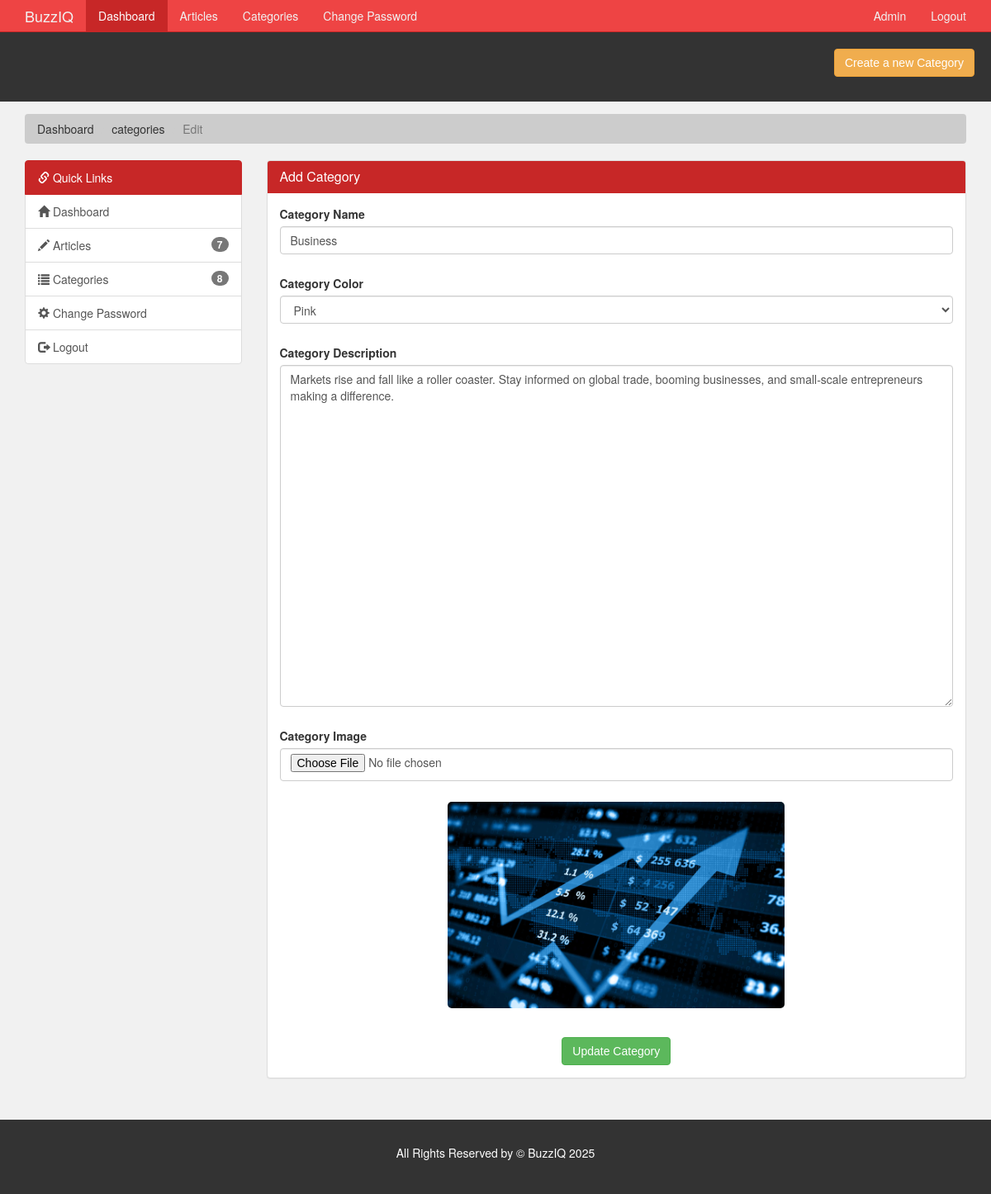
Screenshot of /admin/edit-category.php?id=5 (signed in) with the database file from the repository.
### tables this page shows
CREATE TABLE `category` (
  `category_id` int(11) NOT NULL,
  `category_name` varchar(45) NOT NULL,
  `category_color` varchar(35) NOT NULL,
  `category_image` varchar(250) NOT NULL,
  `category_description` varchar(350) NOT NULL
);

### admin/edit-category.php (the view, shortened to what this page needs)
<?php
  require('./includes/nav.inc.php');
  if(isset($_GET['id'])) {
    $category_id = $_GET['id'];
  }else {
    redirect('./categories.php');
  }
?>
<section id="breadcrumb">
  <div class="container">
    <ol class="breadcrumb">
      <li><a href="./index.php">Dashboard</a></li>
      <li><a href="./categories.php">categories</a></li>
      <li class="active">Edit</li>
    </ol>
  </div>
</section>
<section id="main">
  <div class="container">
    <div class="row">
      <?php
        $sql = "SELECT *
                FROM category
                WHERE category_id = {$category_id}";
        $result = mysqli_query($con,$sql);
        $data = mysqli_fetch_assoc($result);
        $category_name = $data['category_name'];
        $category_desc = $data['category_description'];
        $category_color = $data['category_color'];
        $category_image = $data['category_image'];
        require('./includes/quick-links.inc.php');
      ?>
      <div class="col-md-9">
        <div class="panel panel-default">
          <div class="panel-heading main-color-bg">
            <h3 class="panel-title">Add Category</h3>
          </div>
          <div class="panel-body">
            <form method="post" id="edit_form" enctype="multipart/form-data">
              <div class="form-group">
                <label>Category Name</label>
                <input type="text" autocomplete="off" class="form-control" placeholder="Category Name"
                  name="category_title" id="category_title" required value="<?php echo $category_name ?>" />
                <p id="error-title" class="error-msg text-danger"></p>
              </div>
              <div class="form-group">
                <label>Category Color</label>
                <select name="category_color" class="form-control" id="category_color">
                  <?php
                    $pink = "";
                    if($category_color == "tag-pink") {
                      $pink = "selected";
                    }
                  ?>
                  <option value="tag-pink" <?php echo $pink; ?>>Pink</option>
                </select>
                <p id="error-cat" class="error-msg text-danger"></p>
              </div>
              <div class="form-group">
                <label>Category Description</label>
                <textarea name="category_desc" autocomplete="off" id="category_desc" class="form-control"
                  placeholder="Category Description" rows="20" min="150"
                  required><?php echo $category_desc ?></textarea>
                <p id="error-desc" class="error-msg text-danger"></p>
              </div>
              <div class="form-group">
                <label>Category Image</label>
                <input type="file" class="form-control" placeholder="Category Image" name="category_img"
                  id="category_img" accept="image/*" />
                <p id="error-img" class="error-msg text-danger"></p>
              </div>
              <div class="form-group text-center">
                <img src="../assets/images/category/<?php echo $category_image ?>" class="image_preview"
                  id="image_preview" />
              </div>
              <br>
              <div class="text-center">
                <button type="submit" name="submit" class="btn btn-success">Update Category</button>
              </div>
            </form>
          </div>
        </div>
      </div>
    </div>
  </div>
</section>
<?php
  require('./includes/footer.inc.php')
?>

### assets/css/partials/4-component.css (style rules this page uses)
.container { width: 100%; padding-right: 15px; padding-left: 15px; margin-right: auto; margin-left: auto; }
.btn { display: inline-block; border: none; background: var(--dark-color); color: #fff; text-decoration: none; font-family: var(--ff-nunito); padding: 0.5rem 0.75rem; border-radius: var(--border-radius); transition: all 200ms ease-in-out; }

### assets/css/admin/style.css (style rules this page uses)
body { background: var(--light-color); }
.main-color-bg { background-color: var(--primary-color) !important; border-color: var(--primary-color) !important; color: #ffffff !important; }
.breadcrumb { background: #cccccc; color: #333333; }
.breadcrumb a { color: #333333; }
#main { min-height: 57.2vh; }
input[type="file"] { padding-bottom: 3.2rem; }
.image_preview { width: 50%; margin-left: auto; height: 250px; object-fit: cover; border-radius: var(--border-radius); }
.error-msg { padding-left: 1rem; padding-top: 1rem; font-weight: bold; }

### assets/css/partials/1-variables.css (style rules this page uses)
:root { --primary-color: #c72727; --secondary-color: #f99500; --light-color: #f1f1f1; --dark-color: #50514f; --black-color: #333333; --tag-trend-color: #fa163f; --tag-yellow-color: #ffbe0b; --tag-purple-color: #8338ec; --tag-blue-color: #3a86ff; --tag-green-color: #00ff73; --tag-orange-color: #ef4339; --tag-pink-color: #ff0a54; --tag-brown-color: #663f3f; --hover-color: #ee4444; --active-color: #b90615; --ts-vs: 0.56rem; --ts-sml: 0.8rem; --ts-md: 1.1rem; --ts-lg: 1.25rem; --hs-vs: 1.3rem; --hs-sml: 2rem; --hs-md: 2.5rem; --hs-lg: 3rem; --ff-monts: "Montserrat", sans-serif; --ff-nunito: "Nunito Sans", sans-serif; --ff-noto: "Noto Serif", serif; --ff-robo: "Roboto", sans-serif; --border-radius: 5px; }

### rows the page displays
category: category_title "Business", category_desc "Markets rise and fall like a roller coaster. Stay informed on global trade, booming businesses, and small-scale entrepreneurs making a difference.", category_image (picture)

### other values shown
$admin_name "Admin"
$no_of_articles "7"
$no_of_categories "8"
